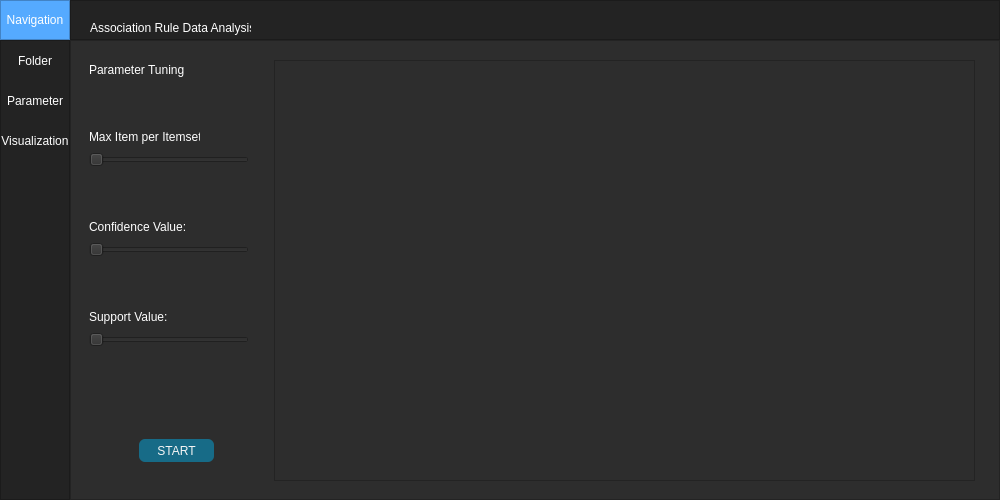
<?xml version="1.0" encoding="UTF-8"?>
<ui version="4.0">
 <class>MainWindow</class>
 <widget class="QMainWindow" name="MainWindow">
  <property name="geometry">
   <rect>
    <x>0</x>
    <y>0</y>
    <width>1000</width>
    <height>500</height>
   </rect>
  </property>
  <property name="minimumSize">
   <size>
    <width>1000</width>
    <height>500</height>
   </size>
  </property>
  <property name="windowTitle">
   <string>MainWindow</string>
  </property>
  <property name="styleSheet">
   <string notr="true">background-color: rgb(45, 45, 45);</string>
  </property>
  <widget class="QWidget" name="centralwidget">
   <layout class="QVBoxLayout" name="verticalLayout">
    <property name="spacing">
     <number>0</number>
    </property>
    <property name="leftMargin">
     <number>0</number>
    </property>
    <property name="topMargin">
     <number>0</number>
    </property>
    <property name="rightMargin">
     <number>0</number>
    </property>
    <property name="bottomMargin">
     <number>0</number>
    </property>
    <item>
     <widget class="QFrame" name="col_top">
      <property name="maximumSize">
       <size>
        <width>16777215</width>
        <height>40</height>
       </size>
      </property>
      <property name="styleSheet">
       <string notr="true">background-color: rgb(35, 35, 35);</string>
      </property>
      <property name="frameShape">
       <enum>QFrame::NoFrame</enum>
      </property>
      <property name="frameShadow">
       <enum>QFrame::Raised</enum>
      </property>
      <layout class="QHBoxLayout" name="horizontalLayout">
       <property name="spacing">
        <number>0</number>
       </property>
       <property name="leftMargin">
        <number>0</number>
       </property>
       <property name="topMargin">
        <number>0</number>
       </property>
       <property name="rightMargin">
        <number>0</number>
       </property>
       <property name="bottomMargin">
        <number>0</number>
       </property>
       <item>
        <widget class="QFrame" name="frame_toggle">
         <property name="maximumSize">
          <size>
           <width>70</width>
           <height>40</height>
          </size>
         </property>
         <property name="styleSheet">
          <string notr="true">background-color: rgb(85, 170, 255);</string>
         </property>
         <property name="frameShape">
          <enum>QFrame::StyledPanel</enum>
         </property>
         <property name="frameShadow">
          <enum>QFrame::Raised</enum>
         </property>
         <layout class="QVBoxLayout" name="verticalLayout_2">
          <property name="spacing">
           <number>0</number>
          </property>
          <property name="leftMargin">
           <number>0</number>
          </property>
          <property name="topMargin">
           <number>0</number>
          </property>
          <property name="rightMargin">
           <number>0</number>
          </property>
          <property name="bottomMargin">
           <number>0</number>
          </property>
          <item>
           <widget class="QPushButton" name="btn_nav">
            <property name="sizePolicy">
             <sizepolicy hsizetype="Expanding" vsizetype="Expanding">
              <horstretch>0</horstretch>
              <verstretch>0</verstretch>
             </sizepolicy>
            </property>
            <property name="styleSheet">
             <string notr="true">color: rgb(255, 255, 255);
border: 0px solid;</string>
            </property>
            <property name="text">
             <string>Navigation</string>
            </property>
           </widget>
          </item>
         </layout>
        </widget>
       </item>
       <item>
        <widget class="QFrame" name="frm_top">
         <property name="frameShape">
          <enum>QFrame::StyledPanel</enum>
         </property>
         <property name="frameShadow">
          <enum>QFrame::Raised</enum>
         </property>
         <widget class="QLabel" name="lbl_assoc_rule_data_anal">
          <property name="geometry">
           <rect>
            <x>20</x>
            <y>20</y>
            <width>161</width>
            <height>16</height>
           </rect>
          </property>
          <property name="styleSheet">
           <string notr="true">color: white;</string>
          </property>
          <property name="text">
           <string>Association Rule Data Analysis</string>
          </property>
         </widget>
        </widget>
       </item>
      </layout>
     </widget>
    </item>
    <item>
     <widget class="QFrame" name="col_bottom">
      <property name="frameShape">
       <enum>QFrame::NoFrame</enum>
      </property>
      <property name="frameShadow">
       <enum>QFrame::Raised</enum>
      </property>
      <layout class="QHBoxLayout" name="horizontalLayout_2">
       <property name="spacing">
        <number>0</number>
       </property>
       <property name="leftMargin">
        <number>0</number>
       </property>
       <property name="topMargin">
        <number>0</number>
       </property>
       <property name="rightMargin">
        <number>0</number>
       </property>
       <property name="bottomMargin">
        <number>0</number>
       </property>
       <item>
        <widget class="QFrame" name="frm_left_menu">
         <property name="minimumSize">
          <size>
           <width>70</width>
           <height>0</height>
          </size>
         </property>
         <property name="maximumSize">
          <size>
           <width>70</width>
           <height>16777215</height>
          </size>
         </property>
         <property name="styleSheet">
          <string notr="true">background-color: rgb(35, 35, 35);</string>
         </property>
         <property name="frameShape">
          <enum>QFrame::StyledPanel</enum>
         </property>
         <property name="frameShadow">
          <enum>QFrame::Raised</enum>
         </property>
         <layout class="QVBoxLayout" name="verticalLayout_3">
          <property name="leftMargin">
           <number>0</number>
          </property>
          <property name="topMargin">
           <number>0</number>
          </property>
          <property name="rightMargin">
           <number>0</number>
          </property>
          <property name="bottomMargin">
           <number>0</number>
          </property>
          <item alignment="Qt::AlignTop">
           <widget class="QFrame" name="frm_top_menus">
            <property name="frameShape">
             <enum>QFrame::NoFrame</enum>
            </property>
            <property name="frameShadow">
             <enum>QFrame::Raised</enum>
            </property>
            <layout class="QVBoxLayout" name="verticalLayout_4">
             <property name="spacing">
              <number>0</number>
             </property>
             <property name="leftMargin">
              <number>0</number>
             </property>
             <property name="topMargin">
              <number>0</number>
             </property>
             <property name="rightMargin">
              <number>0</number>
             </property>
             <property name="bottomMargin">
              <number>0</number>
             </property>
             <item>
              <widget class="QPushButton" name="btn_page_1">
               <property name="minimumSize">
                <size>
                 <width>0</width>
                 <height>40</height>
                </size>
               </property>
               <property name="styleSheet">
                <string notr="true">QPushButton {
	color: rgb(255, 255, 255);
	background-color: rgb(35, 35, 35);
	border: 0px solid;
}
QPushButton:hover {
	background-color: rgb(85, 170, 255);
}</string>
               </property>
               <property name="text">
                <string>Folder</string>
               </property>
              </widget>
             </item>
             <item>
              <widget class="QPushButton" name="btn_page_2">
               <property name="minimumSize">
                <size>
                 <width>0</width>
                 <height>40</height>
                </size>
               </property>
               <property name="styleSheet">
                <string notr="true">QPushButton {
	color: rgb(255, 255, 255);
	background-color: rgb(35, 35, 35);
	border: 0px solid;
}
QPushButton:hover {
	background-color: rgb(85, 170, 255);
}</string>
               </property>
               <property name="text">
                <string>Parameter</string>
               </property>
              </widget>
             </item>
             <item>
              <widget class="QPushButton" name="btn_page_3">
               <property name="minimumSize">
                <size>
                 <width>0</width>
                 <height>40</height>
                </size>
               </property>
               <property name="styleSheet">
                <string notr="true">QPushButton {
	color: rgb(255, 255, 255);
	background-color: rgb(35, 35, 35);
	border: 0px solid;
}
QPushButton:hover {
	background-color: rgb(85, 170, 255);
}</string>
               </property>
               <property name="text">
                <string>Visualization</string>
               </property>
              </widget>
             </item>
            </layout>
           </widget>
          </item>
         </layout>
        </widget>
       </item>
       <item>
        <widget class="QFrame" name="frm_pages">
         <property name="frameShape">
          <enum>QFrame::StyledPanel</enum>
         </property>
         <property name="frameShadow">
          <enum>QFrame::Raised</enum>
         </property>
         <layout class="QVBoxLayout" name="verticalLayout_5">
          <item>
           <widget class="QStackedWidget" name="stackedWidget">
            <property name="currentIndex">
             <number>1</number>
            </property>
            <widget class="QWidget" name="page_1">
             <layout class="QVBoxLayout" name="verticalLayout_7">
              <item>
               <widget class="QWidget" name="widget" native="true">
                <widget class="QPushButton" name="btn_open_file">
                 <property name="geometry">
                  <rect>
                   <x>400</x>
                   <y>390</y>
                   <width>91</width>
                   <height>21</height>
                  </rect>
                 </property>
                 <property name="styleSheet">
                  <string notr="true">background-color: #176B87;
color: #F5F5F5;
border-radius : 6px; </string>
                 </property>
                 <property name="text">
                  <string>Upload Folder</string>
                 </property>
                </widget>
                <widget class="QTableWidget" name="tableWidget">
                 <property name="geometry">
                  <rect>
                   <x>30</x>
                   <y>10</y>
                   <width>831</width>
                   <height>371</height>
                  </rect>
                 </property>
                 <property name="styleSheet">
                  <string notr="true">color:rgb(255, 255, 255);</string>
                 </property>
                </widget>
               </widget>
              </item>
             </layout>
            </widget>
            <widget class="QWidget" name="page_2">
             <layout class="QVBoxLayout" name="verticalLayout_6">
              <item>
               <widget class="QWidget" name="widget_2" native="true">
                <widget class="QWidget" name="widget_3" native="true">
                 <property name="geometry">
                  <rect>
                   <x>0</x>
                   <y>-10</y>
                   <width>161</width>
                   <height>431</height>
                  </rect>
                 </property>
                 <widget class="QSlider" name="hrz_sld_1">
                  <property name="geometry">
                   <rect>
                    <x>0</x>
                    <y>280</y>
                    <width>160</width>
                    <height>22</height>
                   </rect>
                  </property>
                  <property name="orientation">
                   <enum>Qt::Horizontal</enum>
                  </property>
                 </widget>
                 <widget class="QSlider" name="hrz_sld_2">
                  <property name="geometry">
                   <rect>
                    <x>0</x>
                    <y>190</y>
                    <width>160</width>
                    <height>22</height>
                   </rect>
                  </property>
                  <property name="orientation">
                   <enum>Qt::Horizontal</enum>
                  </property>
                 </widget>
                 <widget class="QPushButton" name="btn_start">
                  <property name="geometry">
                   <rect>
                    <x>50</x>
                    <y>390</y>
                    <width>75</width>
                    <height>23</height>
                   </rect>
                  </property>
                  <property name="styleSheet">
                   <string notr="true">background-color: #176B87;
color: #F5F5F5;
border-radius : 6px; </string>
                  </property>
                  <property name="text">
                   <string>START</string>
                  </property>
                 </widget>
                 <widget class="QLabel" name="lbl_parameter_tuning">
                  <property name="geometry">
                   <rect>
                    <x>0</x>
                    <y>10</y>
                    <width>121</width>
                    <height>21</height>
                   </rect>
                  </property>
                  <property name="styleSheet">
                   <string notr="true">color: white;</string>
                  </property>
                  <property name="text">
                   <string>Parameter Tuning</string>
                  </property>
                 </widget>
                 <widget class="QSlider" name="hrz_sld_3">
                  <property name="geometry">
                   <rect>
                    <x>0</x>
                    <y>100</y>
                    <width>160</width>
                    <height>22</height>
                   </rect>
                  </property>
                  <property name="orientation">
                   <enum>Qt::Horizontal</enum>
                  </property>
                 </widget>
                 <widget class="QLabel" name="lbl_max_item">
                  <property name="geometry">
                   <rect>
                    <x>0</x>
                    <y>80</y>
                    <width>111</width>
                    <height>16</height>
                   </rect>
                  </property>
                  <property name="styleSheet">
                   <string notr="true">color: white;</string>
                  </property>
                  <property name="text">
                   <string>Max Item per Itemset:</string>
                  </property>
                 </widget>
                 <widget class="QLabel" name="lbl_confidence_val">
                  <property name="geometry">
                   <rect>
                    <x>0</x>
                    <y>170</y>
                    <width>111</width>
                    <height>16</height>
                   </rect>
                  </property>
                  <property name="styleSheet">
                   <string notr="true">color: white;</string>
                  </property>
                  <property name="text">
                   <string>Confidence Value:</string>
                  </property>
                 </widget>
                 <widget class="QLabel" name="lbl_support_val">
                  <property name="geometry">
                   <rect>
                    <x>0</x>
                    <y>260</y>
                    <width>111</width>
                    <height>16</height>
                   </rect>
                  </property>
                  <property name="styleSheet">
                   <string notr="true">color: white;</string>
                  </property>
                  <property name="text">
                   <string>Support Value:</string>
                  </property>
                 </widget>
                </widget>
                <widget class="QListWidget" name="listWidget">
                 <property name="geometry">
                  <rect>
                   <x>185</x>
                   <y>1</y>
                   <width>701</width>
                   <height>421</height>
                  </rect>
                 </property>
                </widget>
               </widget>
              </item>
             </layout>
            </widget>
            <widget class="QWidget" name="page_3">
             <layout class="QVBoxLayout" name="verticalLayout_8">
              <item>
               <widget class="QLabel" name="lbl_page3">
                <property name="font">
                 <font>
                  <pointsize>40</pointsize>
                 </font>
                </property>
                <property name="styleSheet">
                 <string notr="true">color: #FFF;</string>
                </property>
                <property name="text">
                 <string>PAGE 3</string>
                </property>
                <property name="alignment">
                 <set>Qt::AlignCenter</set>
                </property>
               </widget>
              </item>
             </layout>
            </widget>
           </widget>
          </item>
         </layout>
        </widget>
       </item>
      </layout>
     </widget>
    </item>
   </layout>
  </widget>
 </widget>
 <resources/>
 <connections/>
</ui>
